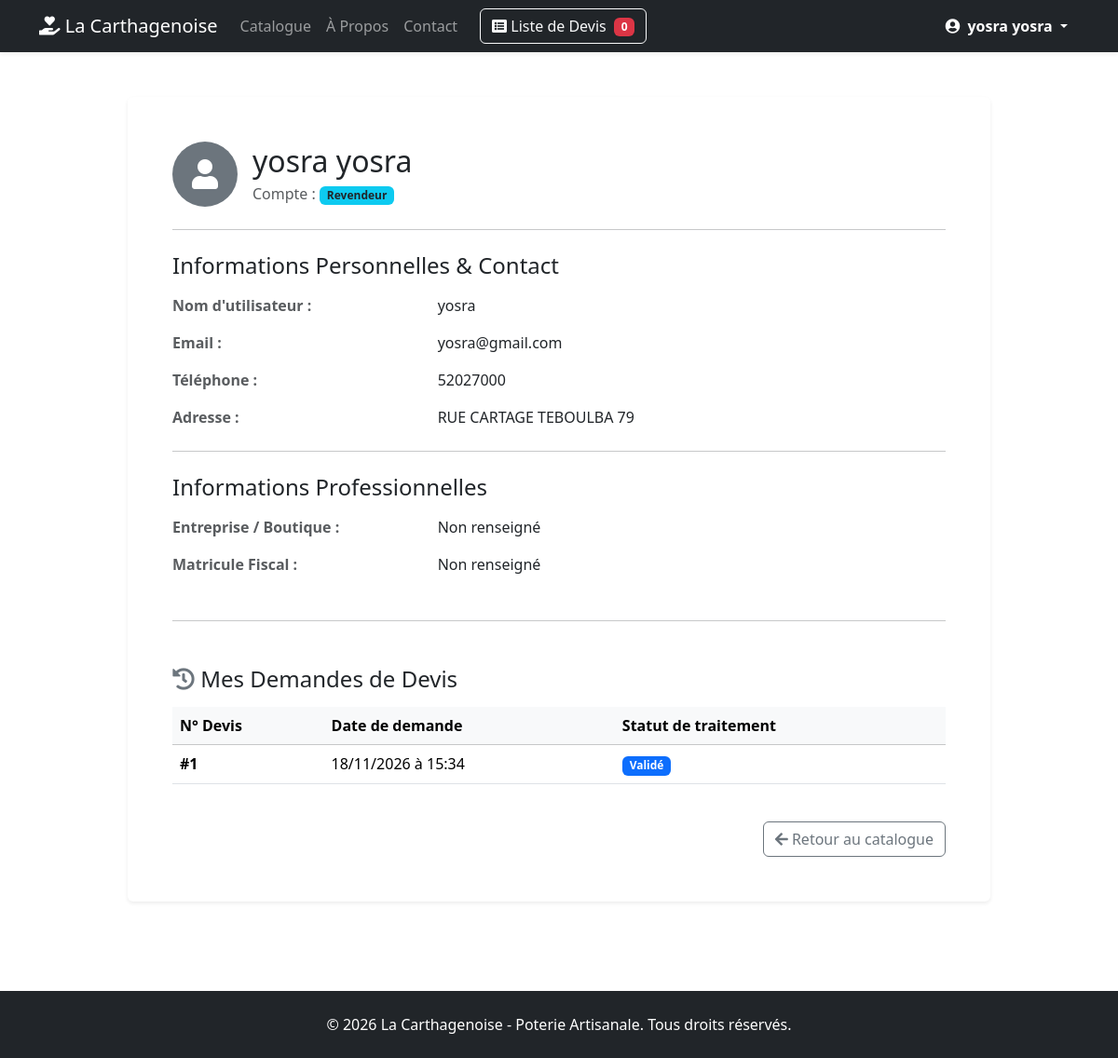
Page /utilisateur/profil/ (signed in) on the earlier database version.
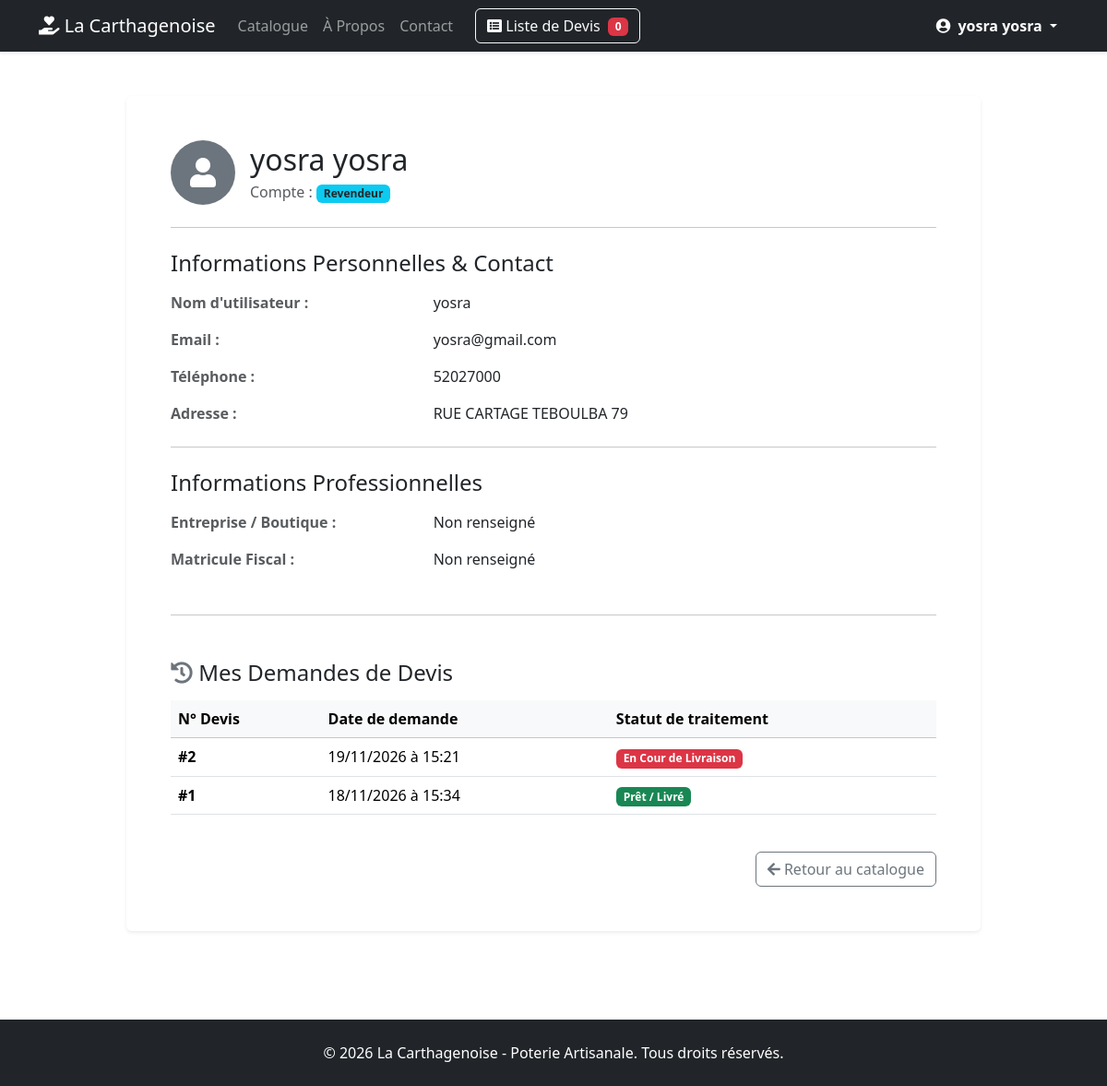
Same page on the later database version.
### devis/models.py (models this page shows, shortened)
class Devis(models.Model):
    STATUT_CHOICES = [
        ('attente', 'En attente de validation'),
        ('valide', 'Validé'),
        ('Livraison', 'En Cour de Livraison'),
        ('termine', 'Prêt / Livré'),
        ('annule', 'Annulé'),
    ]
    utilisateur = models.ForeignKey(
        User, on_delete=models.SET_NULL, null=True, blank=True
    )
    nom_client = models.CharField(max_length=100, blank=True, null=True)
    email_client = models.EmailField(blank=True, null=True)
    telephone = models.CharField(max_length=20, blank=True, null=True)
    date_creation = models.DateTimeField(auto_now_add=True)
    statut = models.CharField(
        max_length=20, choices=STATUT_CHOICES, default='attente'
    )

### utilisateur/views.py (the view)
# urls.py: path('profil/', views.profil, name='profil'),
@login_required
def profil(request):
    mes_devis = Devis.objects.filter(
        utilisateur=request.user).order_by('-date_creation')
    context = {
        'user': request.user,
        'mes_devis': mes_devis,
    }
    return render(request, 'utilisateur/profil.html', context)

### devis/templatetags/devis_extras.py (called while the page is built)
@register.simple_tag(takes_context=True)
def devis_count(context):
    request = context['request']
    devis_panier = request.session.get(DEVIS_SESSION_KEY)
    if devis_panier:
        return len(devis_panier)
    return 0

### utilisateur/templates/utilisateur/profil.html (shortened to what the changed rows need)
{% extends 'base.html' %}
{% block content %}
<div class="row justify-content-center">
    <div class="col-lg-10">
        <div class="card shadow-sm border-0 my-4">
            <div class="card-body p-4 p-md-5">
                <div class="d-flex align-items-center mb-4">
                    <div>
                        <h2 class="mb-1">{{ user.get_full_name|default:user.username }}</h2>
                    </div>
                </div>
                <div class="table-responsive">
                    <table class="table table-hover align-middle">
                        <thead class="table-light">
                            <tr>
                                <th>N° Devis</th>
                                <th>Date de demande</th>
                                <th>Statut de traitement</th>
                            </tr>
                        </thead>
                        <tbody>
                            {% for devis in mes_devis %}
                                <tr>
                                    <td class="fw-bold">#{{ devis.id }}</td>
                                    <td>{{ devis.date_creation|date:"d/m/Y à H:i" }}</td>
                                    <td>
                                        {% if devis.statut == 'attente' %}
                                            <span class="badge bg-warning text-dark">{{ devis.get_statut_display }}</span>
                                        {% elif devis.statut == 'valide' %}
                                            <span class="badge bg-primary">{{ devis.get_statut_display }}</span>
                                        {% elif devis.statut == 'termine' %}
                                            <span class="badge bg-success">{{ devis.get_statut_display }}</span>
                                        {% else %}
                                            <span class="badge bg-danger">{{ devis.get_statut_display }}</span>
                                        {% endif %}
                                    </td>
                                </tr>
                            {% endfor %}
                        </tbody>
                    </table>
                </div>
            </div>
        </div>
    </div>
</div>
{% endblock %}

Differences in the rows shown:
added Devis: id "2", date_creation "19/11/2026 à 15:21", statut "En Cour de Livraison"
changed Devis id 1: statut "Validé" → "Prêt / Livré"
